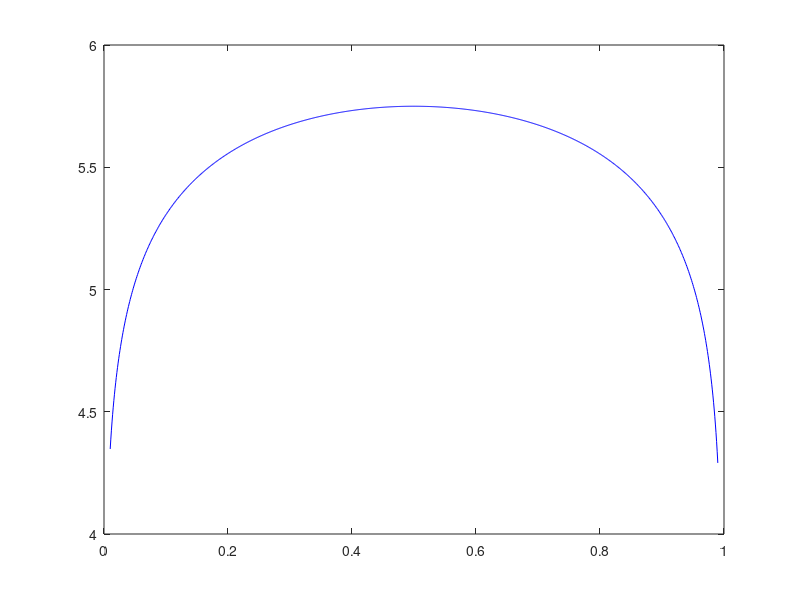
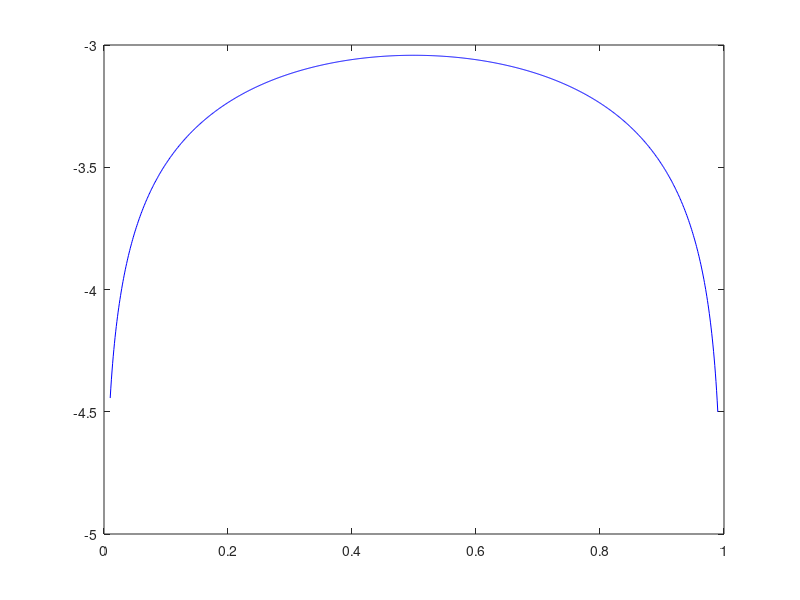
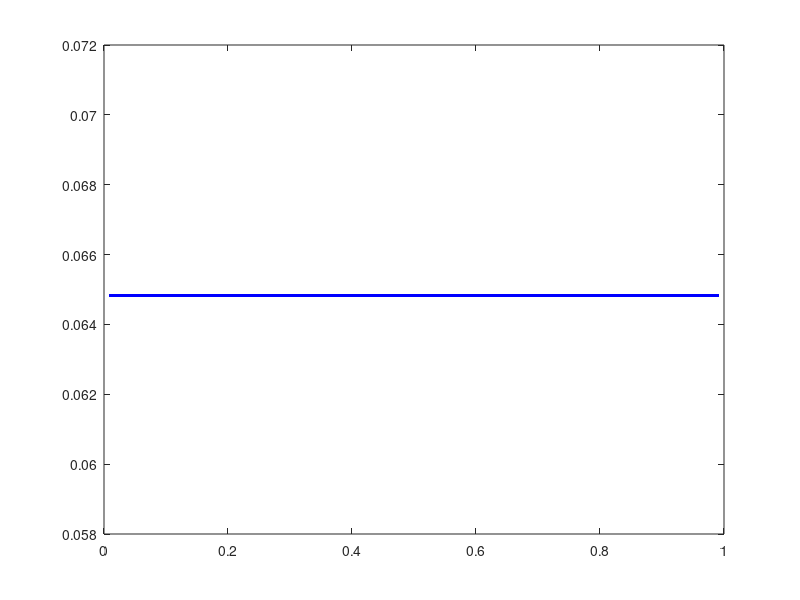
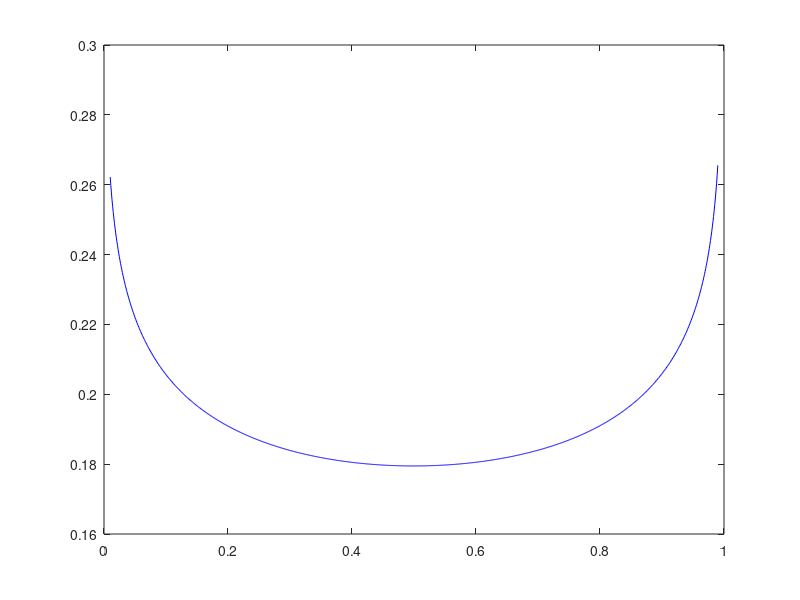

Here is the MATLAB script that generated these plots, in order:
% Copyright (c) 2025 A. Bernardus Mostert
% Licensed under the MIT License. See the LICENSE file in the repository root.


clear all
close all

%estimating the redox standard potentials in DHI melanin.

%First we determing Kt, this is done based upon the numbers given by the
%Farmer 2002 paper at pH = 6.3. Kt depends on the amount of H2Q monomer,
%so, I gave a range of values commensurate with the litrature (Gillette & Serpintini)
H = 10^(-6.3) ;
Ka2 = 10^(-9.54) ;
Ka1 = 10.^(-13.09) ;
Kr1 = 10.^(-6.8) ;


%here I set the fraction of H2Q moeities in the system
H2Q_C = linspace(0.01,0.99,1001) ;




%fully optimised data set requires pH = 6.6, pKa2 = 9.61 (weighted average
%of DHI and DHICA pKa2), pKa1 = 13.12 (weighted average), pKr1 = 7.7, pKaqi
%= 6.6, H2Q_C = 0.01, and 5,6, Indolequinone reduction potential at 0.7 V (assuming full protonation).

%We now estimate Kcompprime, the euqilibiurm constant for the
%comproportionation reaction. This is done at pH=6.3 using the numbers
%given by Farmer paper.

Kcompprime =  (1./H2Q_C.^2) ./ ( (((1./H2Q_C).*(1-1/1500))-(1+Ka2/H)).*(1+Ka2/H).*(1500.^2) )      ;

figure(1)
plot(H2Q_C,-log10(Kcompprime),'b')

%Now I need to determine the true Kcomp, which assumes dissociation of H2Q,
%HSQ HQI and tautormerisation. Doing this assuming the pH = 6.3



Kcomp = Kcompprime  .*  ((Kr1^2)/(Ka2*Ka1)).*( (Ka2*Ka1+Ka2*H+H^2)  ./ ((Kr1+H)^2) ) ;


figure(2)
plot(H2Q_C,-log10(Kcomp),'b')


%now, the standard redox potential of 5,6, Indolequinone, 2
%electron rduction is about E3H = 0.7V (Han2018), accounting for the protonation. We also know that
%E3H = (EHSQQ + EQH2SQ)/2. I can determine at least
%ESQQ + EQ2SQ = ESQQ_EQ2SQ, the non pH dependent deprotonated standard
%redox potentials

E3H = 0.7 ;

ESQQ_EQ2SQ = 2.*E3H + 0.059.*log10(Kr1) + 0.059.*log10(Ka2.*Ka1./Kr1);


figure(3)
plot(H2Q_C,ESQQ_EQ2SQ,'b')

%We also know that ESQQi - EQ2SQi = 0.059log10(Kcomprime) = ESQQi_EQ2SQi_minus at a paritcular
%pH (in this case pH = 6.3), I can then estimate the ESQQ - EQ2SQ =
%ESQQ_EQ2SQ_minus, the non pH dependent deprotonated standard
%redox potentials
H = 10.^(-6.3) ;

ESQQi_EQ2SQi_minus = 0.059.*log10(Kcompprime) ;

ESQQ_EQ2SQ_minus = ESQQi_EQ2SQi_minus + 0.059.*log10(Kr1) - 0.059.*log10((Kr1 + H)) - 0.059.*log10(Ka2.*Ka1./Kr1) + 0.059.*log10( (Ka2.*Ka1 + Ka2.*H + H.^2)./(Kr1 + H) ) ;


figure(4)
plot(H2Q_C,ESQQ_EQ2SQ_minus,'b' )

%I can now determine the pH independent ESQQ and EQ2Q standard redution
%potentials.

ESQQ = (ESQQ_EQ2SQ_minus + ESQQ_EQ2SQ)./2 ;
EQ2SQ = (ESQQ_EQ2SQ - ESQQ_EQ2SQ_minus)./2 ;


figure(5)
hold on
plot(H2Q_C,ESQQ,'b')
plot(H2Q_C,EQ2SQ,'r')
plot(H2Q_C,(ESQQ+EQ2SQ)./2,'k')
hold off



%I can now also estimate the full protonated standard redox potentials in
%order to determine whether it aligns with calculations in the litrature
%Han et al.

ESQQ_protonated = ESQQ - 0.059.*log10(Kr1) ;

EQ2SQ_protonated = EQ2SQ - 0.059.*log10(Ka2.*Ka1./Kr1) ;

E3_protonated = (ESQQ_protonated + EQ2SQ_protonated)./2 ;

figure(6)
hold on
plot(H2Q_C,ESQQ_protonated,'b')
plot(H2Q_C,EQ2SQ_protonated,'r')
plot(H2Q_C,E3_protonated,'k')
hold off



%testing to see if oxidation peak for supposed semiquinone from
%Serpintinity aligns with the reducti0.on potential of SQ calculated here.

H = 10^(-5.6) ;

ESQQi = ESQQ - 0.059.*log10(Kr1) + 0.059.*log10( (Kr1 + H) ) ;

figure(7)
plot(H2Q_C,ESQQi)